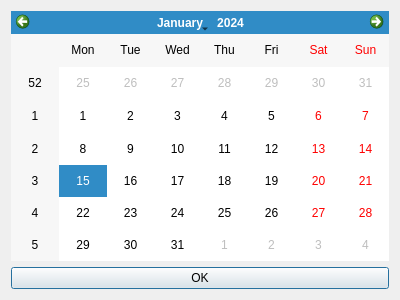
<?xml version="1.0" encoding="UTF-8"?>
<ui version="4.0">
 <class>DialogCalendar</class>
 <widget class="QDialog" name="DialogCalendar">
  <property name="geometry">
   <rect>
    <x>0</x>
    <y>0</y>
    <width>400</width>
    <height>300</height>
   </rect>
  </property>
  <property name="windowTitle">
   <string>Календарь</string>
  </property>
  <property name="modal">
   <bool>true</bool>
  </property>
  <layout class="QGridLayout" name="gridLayout">
   <item row="0" column="0">
    <widget class="QCalendarWidget" name="calendarWidget"/>
   </item>
   <item row="1" column="0">
    <widget class="QPushButton" name="pb_OK">
     <property name="text">
      <string>OK</string>
     </property>
    </widget>
   </item>
  </layout>
 </widget>
 <resources/>
 <connections/>
</ui>
